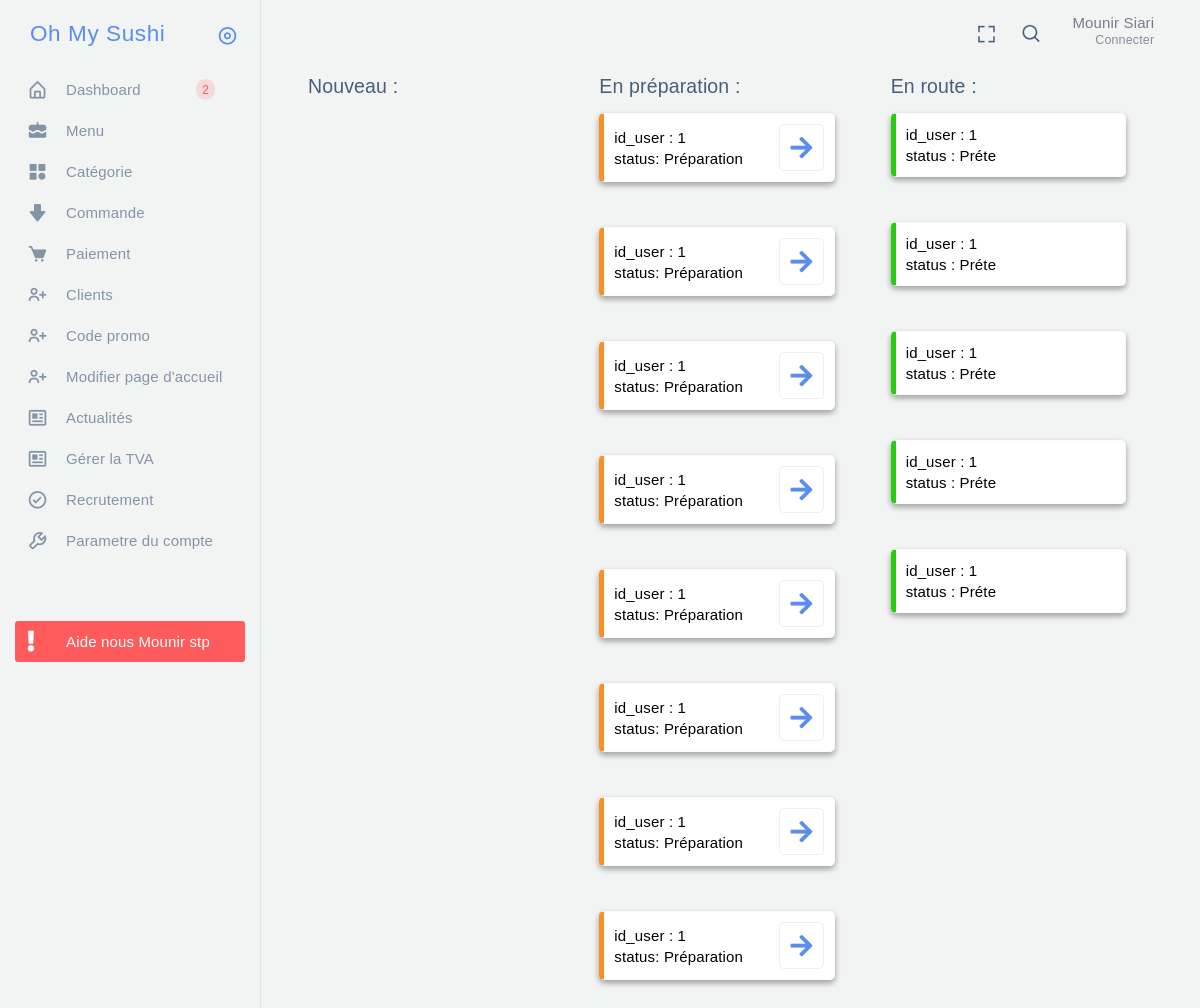
Page /sysadmin/html/commandeVrai.php (signed in) on the committed database.
### tables this page shows
CREATE TABLE IF NOT EXISTS `orders` (
  `id` int(11) NOT NULL AUTO_INCREMENT,
  `orderdate` datetime NOT NULL DEFAULT CURRENT_TIMESTAMP,
  `billingadress` text NOT NULL,
  `deliveryadress` text NOT NULL,
  `methodelivraison` varchar(250) DEFAULT NULL,
  `heureLivraison` varchar(250) DEFAULT NULL,
  `note` text,
  `status` varchar(250) NOT NULL DEFAULT 'Attente',
  `id_users` int(11) NOT NULL,
  PRIMARY KEY (`id`),
  KEY `orders_users_FK` (`id_users`)
);

### sysadmin/html/assets/function/function.php (called while the page is built, shortened)
<?php
function viewOrdersInPreparation()
{
    global $bdd;
    $req = $bdd->prepare("SELECT * FROM orders WHERE status = ? ");
    $req->execute(
        array(
            'Préparation'
        )
    );
    $orders = $req->fetchAll();
    return $orders;
}
function viewOrdersInPrete()
{
    global $bdd;
    $req = $bdd->prepare("SELECT * FROM orders WHERE status = ? ");
    $req->execute(
        array(
            'Préte'
        )
    );
    $orders = $req->fetchAll();
    return $orders;
}

### sysadmin/html/commandeVrai.php (the view, shortened to what this page needs)
<?php
if (!empty($_SESSION)) {
    require('./assets/componant/co_bdd.php');
    require('./assets/function/function.php');
    $ordersInPreparation = viewOrdersInPreparation();
    $ordersInPrete = viewOrdersInPrete();
?>
    <?php
    require('./assets/componant/header.php');
    ?>
    <div class="app-content content">
        <div class="content-area-wrapper d-flex flex-wrap">
            <div class="col-lg-4 col-12">
                <h5>Nouveau : </h5>
            </div>
            <div class="col-lg-4 col-12">
                <h5>En préparation : </h5>
                <?php foreach ($ordersInPreparation as $orderInPreparation) { ?>
                    <div class="commandeEnPreparation" data-toggle="modal" data-target="[data-bg='<?= $orderInPreparation['id'] ?>']">
                        id_user : <?= $orderInPreparation['id_users'] ?><br>
                        status: <?= $orderInPreparation['status'] ?>
                        <a href=" ./comm/changePreparation.php?id=<?= $orderInPreparation['id'] ?>&next=route"><i class="fas flecj fa-arrow-right"></i></a>
                    </div>
                <?php } ?>
            </div>
            <div class="col-lg-4 col-12">
                <h5> En route :</h5>
                <?php foreach ($ordersInPrete as $orderInPrete) { ?>
                    <div class="commandePrete">
                        id_user : <?= $orderInPrete['id_users'] ?><br>
                        status : <?= $orderInPrete['status'] ?>
                    </div>
                <?php } ?>
            </div>
        </div>
    </div>
<?php
    require('./assets/componant/footer.php');
} else {
    header('location:auth-login.php');
}
?>

### sysadmin/html/commandeVrai.php (style rules this page uses)
.laNouvelleCommande, .commandeEnPreparation, .commandePrete { border: 0.1px solid #FBFBFB; margin: 1rem 0 3rem 0; padding: 10px; border-radius: 5px; display: flex; flex-direction: row; justify-content: space-between; align-items: center; width: 90%; background-color: white; color: black; box-shadow: rgba(0, 0, 0, 0.16) 0px 3px 6px, rgba(0, 0, 0, 0.23) 0px 3px 6px; }
.commandePrete { border-left: 5px #25CD0D solid; }
.commandeEnPreparation { border-left: 5px #FA8F24 solid; }
.flecj { font-size: 25px; border: 1px solid #EFEFEF; padding: 10px; border-radius: 5px; }

### rows in the picture
orders: id_users "1", status "Préparation"
orders: id_users "1", status "Préparation"
orders: id_users "1", status "Préparation"
orders: id_users "1", status "Préparation"
orders: id_users "1", status "Préparation"
orders: id_users "1", status "Préparation"
orders: id_users "1", status "Préparation"
orders: id_users "1", status "Préparation"
orders: id_users "1", status "Préte"
orders: id_users "1", status "Préte"
orders: id_users "1", status "Préte"
orders: id_users "1", status "Préte"
orders: id_users "1", status "Préte"
